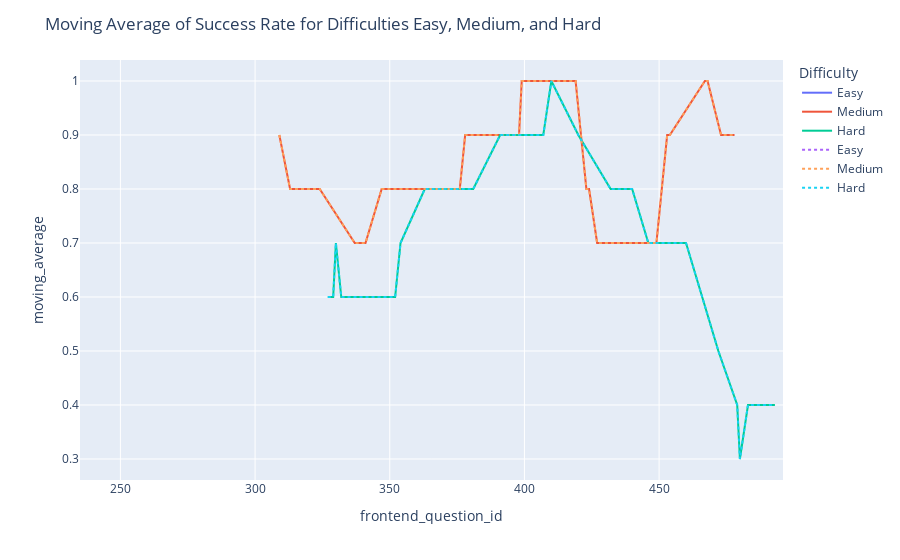

Notebook source saved alongside this figure:
### Code cell
def moving_avg_calc(in_df):
    # Fill missing difficulties with a placeholder value
    in_df['difficulty'].fillna(0, inplace=True)

    # Calculate success (1 for Accepted, 0 for others)
    in_df['success'] = in_df['reward'].apply(lambda x: 1 if x == True else 0)


    # Create a DataFrame to hold the moving averages for each difficulty
    moving_avg_df = pd.DataFrame()

    window_size = 10 # You can choose your own window size for moving average
    difficulty_mapping = {1: 'Easy', 2: 'Medium', 3: 'Hard'}
    for difficulty, label in difficulty_mapping.items():
        subset = in_df[in_df['difficulty'] == difficulty].copy()
        subset['moving_average'] = subset['success'].rolling(window=window_size).mean()
        subset['difficulty_label'] = label
        moving_avg_df = moving_avg_df.append(subset)
    return moving_avg_df
        

# Sort the DataFrame by frontend_question_id
fname_gpt3p5_0613_df.sort_values('frontend_question_id', inplace=True)
fname_gpt4_0613_df.sort_values('frontend_question_id', inplace=True)

fname_gpt3p5_0613_df_ma = moving_avg_calc(fname_gpt3p5_0613_df.iloc[100:200])
fname_gpt4_0613_df_ma = moving_avg_calc(fname_gpt4_0613_df.iloc[100:200])

# Plot using Plotly
fig = px.line(fname_gpt3p5_0613_df_ma, x='frontend_question_id', y='moving_average', color='difficulty_label', labels={'difficulty_label': 'Difficulty'})
for trace in fig.data:
    trace.line.dash = 'solid'

# Add second set of lines with dotted pattern
for difficulty in fname_gpt4_0613_df_ma['difficulty_label'].unique():
    subset = fname_gpt4_0613_df_ma[fname_gpt4_0613_df_ma['difficulty_label'] == difficulty]
    fig.add_trace(go.Scatter(x=subset['frontend_question_id'], y=subset['moving_average'], mode='lines', line=dict(dash='dot'), name=difficulty))

fig.update_layout(title='Moving Average of Success Rate for Difficulties Easy, Medium, and Hard')
fig.show()

### Figure 1 — Plotly figure (JSON) as saved in the notebook; plotly's stock layout.template omitted (floating-point values rounded to 4 significant figures)
{"data": [{"hovertemplate": "Difficulty=Easy<br>frontend_question_id=%{x}<br>moving_average=%{y}<extra></extra>", "legendgroup": "Easy", "line": {"color": "#636efa", "dash": "solid"}, "marker": {"symbol": "circle"}, "mode": "lines", "name": "Easy", "orientation": "v", "showlegend": true, "type": "scatter", "x": [242, 268, 290, 338, 349, 367, 414, 459, 496], "xaxis": "x", "y": [null, null, null, null, null, null, null, null, null], "yaxis": "y"}, {"hovertemplate": "Difficulty=Medium<br>frontend_question_id=%{x}<br>moving_average=%{y}<extra></extra>", "legendgroup": "Medium", "line": {"color": "#EF553B", "dash": "solid"}, "marker": {"symbol": "circle"}, "mode": "lines", "name": "Medium", "orientation": "v", "showlegend": true, "type": "scatter", "x": [235, 260, 264, 274, 279, 287, 299, 300, 304, 309, 313, 324, 337, 341, 347, 357, 365, 368, 372, 373, 375, 376, 378, 382, 385, 386, 394, 395, 397, 398, 399, 402, 406, 413, 419, 421, 423, 424, 427, 430, 433, 436, 445, 447, 449, 451, 453, 454, 467, 468, 473, 474, 475, 477, 478], "xaxis": "x", "y": [null, null, null, null, null, null, null, null, null, 0.9, 0.8, 0.8, 0.7, 0.7, 0.8, 0.8, 0.8, 0.8, 0.8, 0.8, 0.8, 0.8, 0.9, 0.9, 0.9, 0.9, 0.9, 0.9, 0.9, 0.9, 1, 1, 1, 1, 1, 0.9, 0.8, 0.8, 0.7, 0.7, 0.7, 0.7, 0.7, 0.7, 0.7, 0.8, 0.9, 0.9, 1, 1, 0.9, 0.9, 0.9, 0.9, 0.9], "yaxis": "y"}, {"hovertemplate": "Difficulty=Hard<br>frontend_question_id=%{x}<br>moving_average=%{y}<extra></extra>", "legendgroup": "Hard", "line": {"color": "#00cc96", "dash": "solid"}, "marker": {"symbol": "circle"}, "mode": "lines", "name": "Hard", "orientation": "v", "showlegend": true, "type": "scatter", "x": [239, 273, 282, 295, 297, 301, 312, 315, 321, 327, 329, 330, 332, 335, 336, 352, 354, 363, 381, 391, 403, 407, 410, 420, 432, 440, 446, 458, 460, 466, 472, 479, 480, 483, 488, 493], "xaxis": "x", "y": [null, null, null, null, null, null, null, null, null, 0.6, 0.6, 0.7, 0.6, 0.6, 0.6, 0.6, 0.7, 0.8, 0.8, 0.9, 0.9, 0.9, 1, 0.9, 0.8, 0.8, 0.7, 0.7, 0.7, 0.6, 0.5, 0.4, 0.3, 0.4, 0.4, 0.4], "yaxis": "y"}, {"line": {"dash": "dot"}, "mode": "lines", "name": "Easy", "type": "scatter", "x": [242, 268, 290, 338, 349, 367, 414, 459, 496], "y": [null, null, null, null, null, null, null, null, null]}, {"line": {"dash": "dot"}, "mode": "lines", "name": "Medium", "type": "scatter", "x": [235, 260, 264, 274, 279, 287, 299, 300, 304, 309, 313, 324, 337, 341, 347, 357, 365, 368, 372, 373, 375, 376, 378, 382, 385, 386, 394, 395, 397, 398, 399, 402, 406, 413, 419, 421, 423, 424, 427, 430, 433, 436, 445, 447, 449, 451, 453, 454, 467, 468, 473, 474, 475, 477, 478], "y": [null, null, null, null, null, null, null, null, null, 0.9, 0.8, 0.8, 0.7, 0.7, 0.8, 0.8, 0.8, 0.8, 0.8, 0.8, 0.8, 0.8, 0.9, 0.9, 0.9, 0.9, 0.9, 0.9, 0.9, 0.9, 1, 1, 1, 1, 1, 0.9, 0.8, 0.8, 0.7, 0.7, 0.7, 0.7, 0.7, 0.7, 0.7, 0.8, 0.9, 0.9, 1, 1, 0.9, 0.9, 0.9, 0.9, 0.9]}, {"line": {"dash": "dot"}, "mode": "lines", "name": "Hard", "type": "scatter", "x": [239, 273, 282, 295, 297, 301, 312, 315, 321, 327, 329, 330, 332, 335, 336, 352, 354, 363, 381, 391, 403, 407, 410, 420, 432, 440, 446, 458, 460, 466, 472, 479, 480, 483, 488, 493], "y": [null, null, null, null, null, null, null, null, null, 0.6, 0.6, 0.7, 0.6, 0.6, 0.6, 0.6, 0.7, 0.8, 0.8, 0.9, 0.9, 0.9, 1, 0.9, 0.8, 0.8, 0.7, 0.7, 0.7, 0.6, 0.5, 0.4, 0.3, 0.4, 0.4, 0.4]}], "layout": {"legend": {"title": {"text": "Difficulty"}, "tracegroupgap": 0}, "margin": {"t": 60}, "title": {"text": "Moving Average of Success Rate for Difficulties Easy, Medium, and Hard"}, "xaxis": {"anchor": "y", "domain": [0, 1], "title": {"text": "frontend_question_id"}}, "yaxis": {"anchor": "x", "domain": [0, 1], "title": {"text": "moving_average"}}}}
